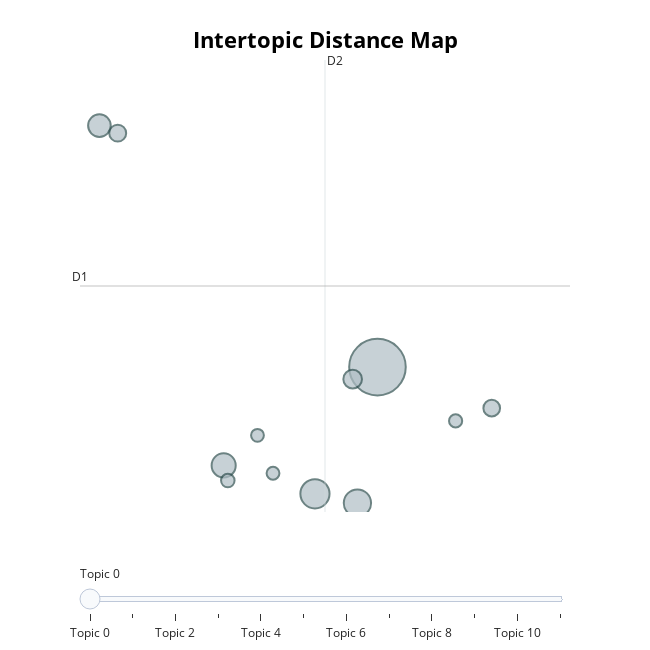

Notebook code cell kept with this figure:
### Code cell
topic_model.visualize_topics()

### Figure 1 — Plotly figure (JSON) as saved in the notebook; plotly's stock layout.template omitted (floating-point values rounded to 4 significant figures)
{"data": [{"customdata": [[0, " |  |  |  | ", 369], [1, "広告 | 多く | する | 表示 | れる", 98], [2, "動画 | 再生 | 視聴 | ポイント | でき", 86], [3, "ポイント | 交換 | 不満 | こと | 貯まら", 67], [4, "fi | wi | wifi | 接続 | 繋がら", 59], [5, "クイズ | 難しい | 難し | 難点 | フリーズ", 40], [6, "接続 | 自動 | 繋がり | 悪い | vpn", 33], [7, "アプリ | 再起動 | 表示 | する | こと", 32], [8, "問題 | 位置情報 | ある | 許可 | いる", 21], [9, "アップデート | バージョンアップ | なっ | インストール | ソフト", 20], [10, "時間 | かかり | すぎ | cm | ロード", 19], [11, "良い | 戻し | お知らせ | でき | 獲得", 19]], "hovertemplate": "<b>Topic %{customdata[0]}</b><br>%{customdata[1]}<br>Size: %{customdata[2]}", "legendgroup": "", "marker": {"color": "#B0BEC5", "line": {"color": "DarkSlateGrey", "width": 2}, "size": [369, 98, 86, 67, 59, 40, 33, 32, 21, 20, 19, 19], "sizemode": "area", "sizeref": 0.2306, "symbol": "circle"}, "mode": "markers", "name": "", "orientation": "v", "showlegend": false, "type": "scatter", "x": [4.877, 4.129, 4.638, 3.037, 1.549, 4.581, 1.768, 6.245, 3.086, 5.813, 3.627, 3.441], "xaxis": "x", "y": [5.681, 2.003, 1.736, 2.828, 12.69, 5.331, 12.47, 4.489, 2.387, 4.12, 2.599, 3.701], "yaxis": "y"}], "layout": {"annotations": [{"showarrow": false, "text": "D1", "x": 1.317, "y": 8.036, "yshift": 10}, {"showarrow": false, "text": "D2", "x": 4.249, "xshift": 10, "y": 14.6}], "height": 650, "hoverlabel": {"bgcolor": "white", "font": {"family": "Rockwell", "size": 16}}, "legend": {"itemsizing": "constant", "tracegroupgap": 0}, "margin": {"t": 60}, "shapes": [{"line": {"color": "#CFD8DC", "width": 2}, "type": "line", "x0": 4.249, "x1": 4.249, "y0": 1.476, "y1": 14.6}, {"line": {"color": "#9E9E9E", "width": 2}, "type": "line", "x0": 1.317, "x1": 7.182, "y0": 8.036, "y1": 8.036}], "sliders": [{"active": 0, "pad": {"t": 50}, "steps": [{"args": [{"marker.color": [["red", "#B0BEC5", "#B0BEC5", "#B0BEC5", "#B0BEC5", "#B0BEC5", "#B0BEC5", "#B0BEC5", "#B0BEC5", "#B0BEC5", "#B0BEC5", "#B0BEC5"]]}], "label": "Topic 0", "method": "update"}, {"args": [{"marker.color": [["#B0BEC5", "red", "#B0BEC5", "#B0BEC5", "#B0BEC5", "#B0BEC5", "#B0BEC5", "#B0BEC5", "#B0BEC5", "#B0BEC5", "#B0BEC5", "#B0BEC5"]]}], "label": "Topic 1", "method": "update"}, {"args": [{"marker.color": [["#B0BEC5", "#B0BEC5", "red", "#B0BEC5", "#B0BEC5", "#B0BEC5", "#B0BEC5", "#B0BEC5", "#B0BEC5", "#B0BEC5", "#B0BEC5", "#B0BEC5"]]}], "label": "Topic 2", "method": "update"}, {"args": [{"marker.color": [["#B0BEC5", "#B0BEC5", "#B0BEC5", "red", "#B0BEC5", "#B0BEC5", "#B0BEC5", "#B0BEC5", "#B0BEC5", "#B0BEC5", "#B0BEC5", "#B0BEC5"]]}], "label": "Topic 3", "method": "update"}, {"args": [{"marker.color": [["#B0BEC5", "#B0BEC5", "#B0BEC5", "#B0BEC5", "red", "#B0BEC5", "#B0BEC5", "#B0BEC5", "#B0BEC5", "#B0BEC5", "#B0BEC5", "#B0BEC5"]]}], "label": "Topic 4", "method": "update"}, {"args": [{"marker.color": [["#B0BEC5", "#B0BEC5", "#B0BEC5", "#B0BEC5", "#B0BEC5", "red", "#B0BEC5", "#B0BEC5", "#B0BEC5", "#B0BEC5", "#B0BEC5", "#B0BEC5"]]}], "label": "Topic 5", "method": "update"}, {"args": [{"marker.color": [["#B0BEC5", "#B0BEC5", "#B0BEC5", "#B0BEC5", "#B0BEC5", "#B0BEC5", "red", "#B0BEC5", "#B0BEC5", "#B0BEC5", "#B0BEC5", "#B0BEC5"]]}], "label": "Topic 6", "method": "update"}, {"args": [{"marker.color": [["#B0BEC5", "#B0BEC5", "#B0BEC5", "#B0BEC5", "#B0BEC5", "#B0BEC5", "#B0BEC5", "red", "#B0BEC5", "#B0BEC5", "#B0BEC5", "#B0BEC5"]]}], "label": "Topic 7", "method": "update"}, {"args": [{"marker.color": [["#B0BEC5", "#B0BEC5", "#B0BEC5", "#B0BEC5", "#B0BEC5", "#B0BEC5", "#B0BEC5", "#B0BEC5", "red", "#B0BEC5", "#B0BEC5", "#B0BEC5"]]}], "label": "Topic 8", "method": "update"}, {"args": [{"marker.color": [["#B0BEC5", "#B0BEC5", "#B0BEC5", "#B0BEC5", "#B0BEC5", "#B0BEC5", "#B0BEC5", "#B0BEC5", "#B0BEC5", "red", "#B0BEC5", "#B0BEC5"]]}], "label": "Topic 9", "method": "update"}, {"args": [{"marker.color": [["#B0BEC5", "#B0BEC5", "#B0BEC5", "#B0BEC5", "#B0BEC5", "#B0BEC5", "#B0BEC5", "#B0BEC5", "#B0BEC5", "#B0BEC5", "red", "#B0BEC5"]]}], "label": "Topic 10", "method": "update"}, {"args": [{"marker.color": [["#B0BEC5", "#B0BEC5", "#B0BEC5", "#B0BEC5", "#B0BEC5", "#B0BEC5", "#B0BEC5", "#B0BEC5", "#B0BEC5", "#B0BEC5", "#B0BEC5", "red"]]}], "label": "Topic 11", "method": "update"}]}], "title": {"font": {"color": "Black", "size": 22}, "text": "<b>Intertopic Distance Map</b>", "x": 0.5, "xanchor": "center", "y": 0.95, "yanchor": "top"}, "width": 650, "xaxis": {"anchor": "y", "domain": [0, 1], "range": [1.317, 7.182], "title": {"text": ""}, "visible": false}, "yaxis": {"anchor": "x", "domain": [0, 1], "range": [1.476, 14.6], "title": {"text": ""}, "visible": false}}}
